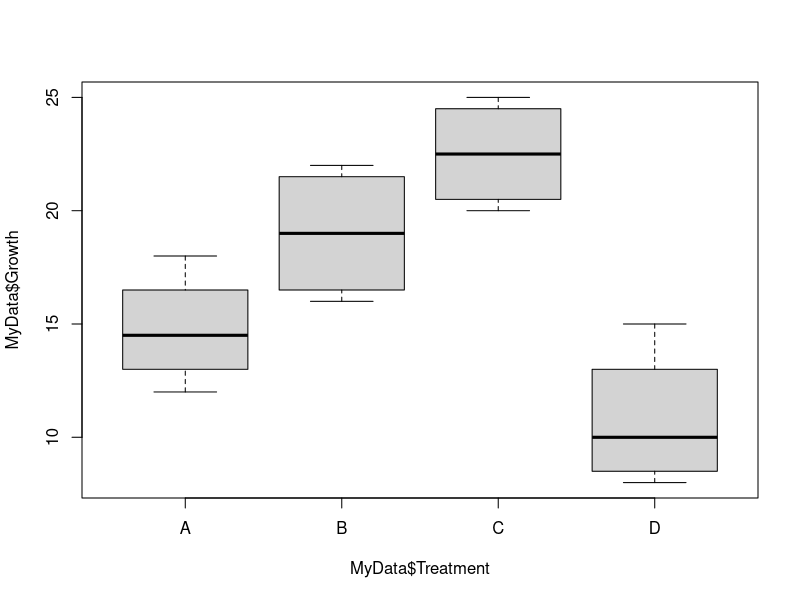

This figure's R source:
# Growth Hormones
MyData = read.csv("../Module10_Datasets/GrowthHormonesA.csv")
png("../Module10_Datasets/GrowthHormonesA.png", width=300,height=300)
boxplot(MyData$Growth ~ MyData$Treatment)
dev.off()

MyFit = lm(Growth ~ Treatment, data = MyData)
summary(MyFit)
TukeyHSD(aov(MyFit))
